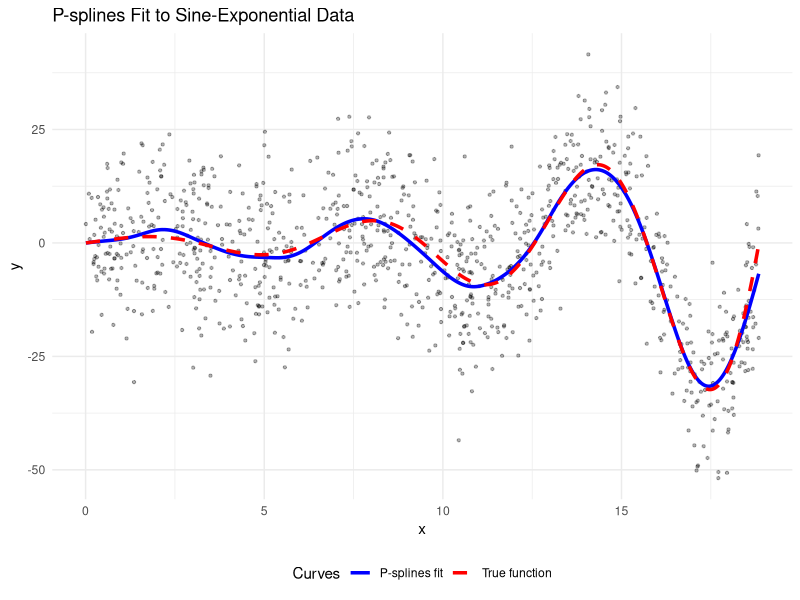
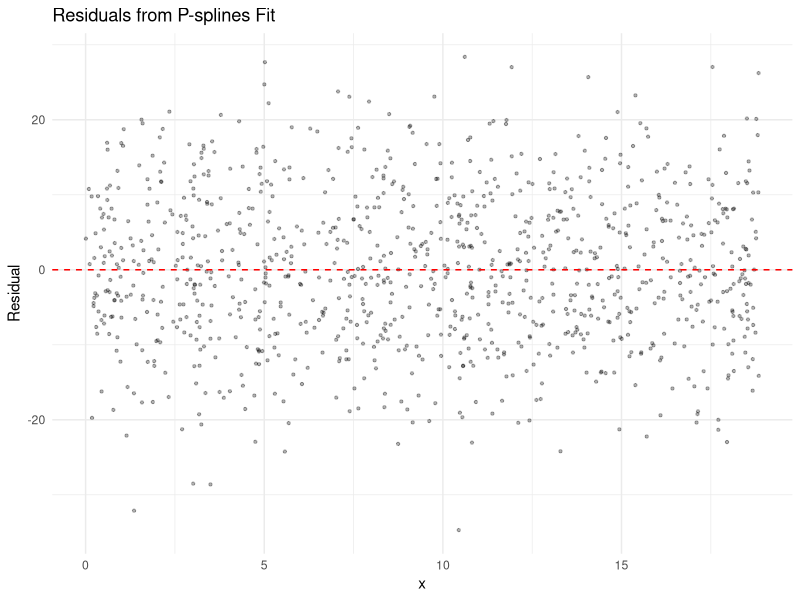
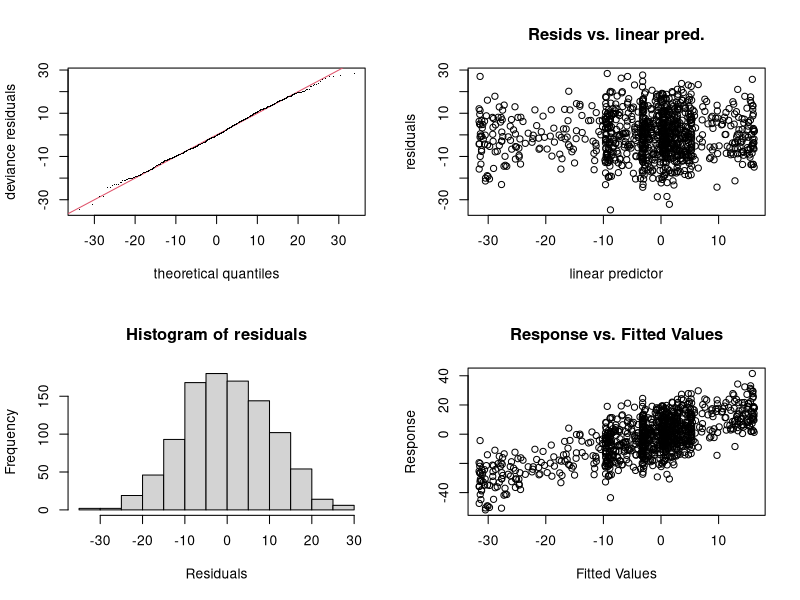
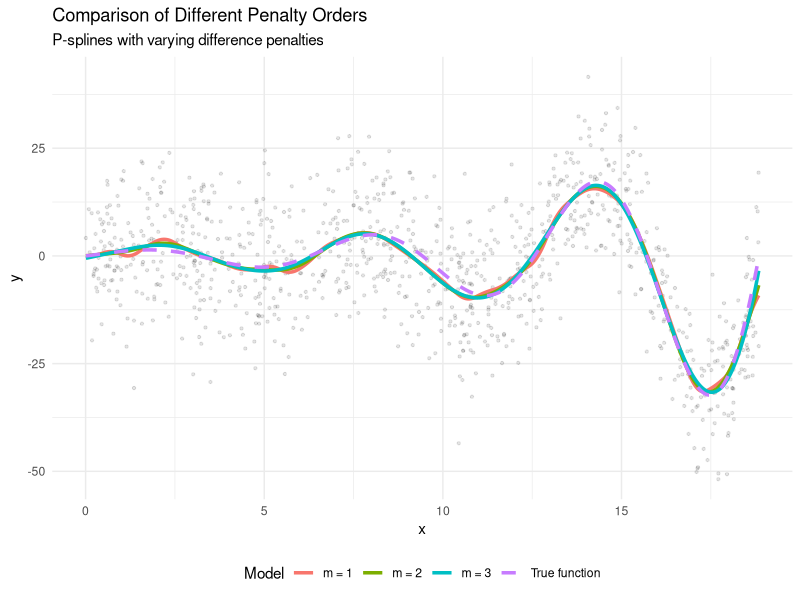
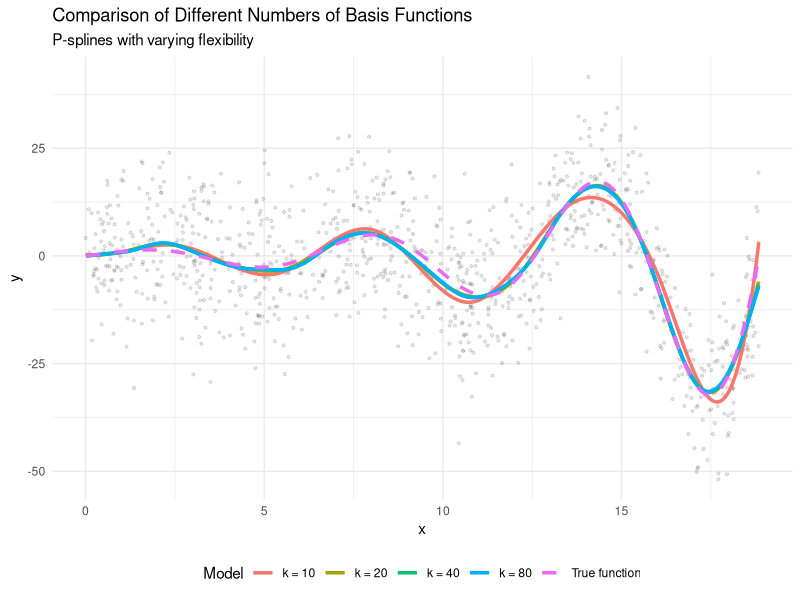

Write the R code that produced these figures, in order.
# P-splines Implementation with Custom Data
# Following Eilers & Marx (1996) approach

library(mgcv)    # For P-splines
library(ggplot2) # For plotting

# Function to generate data with sine-exponential relationship
set.seed(666420)
generate_sine_exp_data <- function(n = 1000, noise_sd = 10) {
  x <- runif(n, 0, 6*pi)
  # True model: y = sin(x) * exp(0.2*x) + error
  y <- sin(x) * exp(0.2*x) + rnorm(n, 0, noise_sd)
  data.frame(x = x, y = y)
}

# Generate data
data <- generate_sine_exp_data(n = 1000, noise_sd = 10)

# Calculate true function values on a grid (for comparison)
grid_x <- seq(min(data$x), max(data$x), length.out = 500)
true_y <- sin(grid_x) * exp(0.2*grid_x)
true_data <- data.frame(x = grid_x, y = true_y)

# Fit P-splines model using mgcv
# bs="ps": Use P-splines following Eilers & Marx
# k=40: Number of basis functions
# m=2: Second-order difference penalty
model <- gam(y ~ s(x, bs = "ps", k = 40, m = 2), data = data, method = "GCV.Cp")

# Generate predictions
new_x <- seq(min(data$x), max(data$x), length.out = 500)
new_data <- data.frame(x = new_x)
pred <- predict(model, new_data)
pred_data <- data.frame(x = new_x, y = pred)

# Create scatter plot with fitted curve
p1 <- ggplot() +
  geom_point(data = data, aes(x = x, y = y), alpha = 0.3, size = 0.8) +
  geom_line(data = pred_data, aes(x = x, y = y, color = "P-splines fit"), size = 1.2) +
  geom_line(data = true_data, aes(x = x, y = y, color = "True function"), 
            linetype = "dashed", size = 1.2) +
  scale_color_manual(values = c("P-splines fit" = "blue", "True function" = "red")) +
  labs(title = "P-splines Fit to Sine-Exponential Data",
       x = "x", y = "y",
       color = "Curves") +
  theme_minimal() +
  theme(legend.position = "bottom")

# Save plot as high-resolution PNG
ggsave("psplines_fit.png", p1, width = 10, height = 7, dpi = 300)

# Create residual plot
residuals <- data$y - predict(model, data)
resid_data <- data.frame(x = data$x, residual = residuals)

p2 <- ggplot(resid_data, aes(x = x, y = residual)) +
  geom_point(alpha = 0.3, size = 0.8) +
  geom_hline(yintercept = 0, color = "red", linetype = "dashed") +
  labs(title = "Residuals from P-splines Fit",
       x = "x", y = "Residual") +
  theme_minimal()

# Save residual plot as high-resolution PNG
ggsave("psplines_residuals.png", p2, width = 10, height = 7, dpi = 300)

# Create diagnostic plots
par(mfrow = c(2, 2))
png("psplines_diagnostics.png", width = 10, height = 10, units = "in", res = 300)
gam.check(model)
dev.off()

# Key model information
cat("Effective degrees of freedom:", sum(model$edf), "\n")
cat("Smoothing parameter:", model$sp, "\n")
cat("GCV score:", model$gcv.ubre, "\n")

# Create plot showing different penalty orders for comparison
penalty_comparison <- list()
penalty_orders <- c(1, 2, 3)

for (m in penalty_orders) {
  # Fit model with different penalty order
  temp_model <- gam(y ~ s(x, bs = "ps", k = 40, m = m), data = data, method = "GCV.Cp")
  
  # Make predictions
  temp_pred <- predict(temp_model, new_data)
  
  # Store results
  penalty_comparison[[as.character(m)]] <- data.frame(
    x = new_x,
    y = temp_pred,
    penalty_order = paste("m =", m),
    edf = sum(temp_model$edf)
  )
}

# Combine results
penalty_results <- do.call(rbind, penalty_comparison)

# Create comparison plot
p3 <- ggplot() +
  geom_point(data = data, aes(x = x, y = y), alpha = 0.1, size = 0.8) +
  geom_line(data = penalty_results, aes(x = x, y = y, color = penalty_order), size = 1.2) +
  geom_line(data = true_data, aes(x = x, y = y, color = "True function"), 
            linetype = "dashed", size = 1.2) +
  labs(title = "Comparison of Different Penalty Orders",
       subtitle = "P-splines with varying difference penalties",
       x = "x", y = "y",
       color = "Model") +
  theme_minimal() +
  theme(legend.position = "bottom")

# Save comparison plot as high-resolution PNG
ggsave("psplines_penalty_comparison.png", p3, width = 10, height = 7, dpi = 300)

# Create a plot showing different numbers of knots
knot_comparison <- list()
knot_numbers <- c(10, 20, 40, 80)

for (k in knot_numbers) {
  # Fit model with different number of knots
  temp_model <- gam(y ~ s(x, bs = "ps", k = k, m = 2), data = data, method = "GCV.Cp")
  
  # Make predictions
  temp_pred <- predict(temp_model, new_data)
  
  # Store results
  knot_comparison[[as.character(k)]] <- data.frame(
    x = new_x,
    y = temp_pred,
    knots = paste("k =", k),
    edf = sum(temp_model$edf)
  )
}

# Combine results
knot_results <- do.call(rbind, knot_comparison)

# Create knots comparison plot
p4 <- ggplot() +
  geom_point(data = data, aes(x = x, y = y), alpha = 0.1, size = 0.8) +
  geom_line(data = knot_results, aes(x = x, y = y, color = knots), size = 1.2) +
  geom_line(data = true_data, aes(x = x, y = y, color = "True function"), 
            linetype = "dashed", size = 1.2) +
  labs(title = "Comparison of Different Numbers of Basis Functions",
       subtitle = "P-splines with varying flexibility",
       x = "x", y = "y",
       color = "Model") +
  theme_minimal() +
  theme(legend.position = "bottom")

# Save knots comparison plot as high-resolution PNG
ggsave("psplines_knots_comparison.png", p4, width = 10, height = 7, dpi = 300)

# Print summary of the model
print(summary(model))
